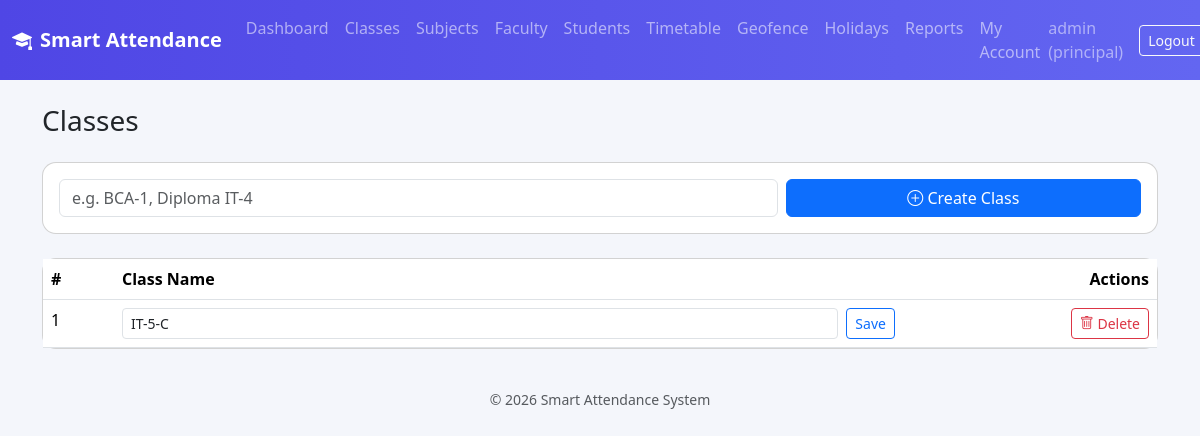
The app's page /principal/classes (signed in) with its own data.
### models.py (models this page shows)
class User(db.Model, UserMixin):
    __tablename__ = "users"
    id = db.Column(db.Integer, primary_key=True)
    username = db.Column(db.String(80), unique=True, nullable=False)
    email = db.Column(db.String(120), unique=True, nullable=False)
    password_hash = db.Column(db.String(200), nullable=False)
    role = db.Column(db.String(20), nullable=False)  # principal / faculty / student
    created_at = db.Column(db.DateTime, default=datetime.utcnow)
    faculty_profile = db.relationship("Faculty", backref="user", uselist=False)
    student_profile = db.relationship("Student", backref="user", uselist=False)

class ClassModel(db.Model):
    __tablename__ = "classes"
    id = db.Column(db.Integer, primary_key=True)
    name = db.Column(db.String(80), unique=True, nullable=False)
    subjects = db.relationship("Subject", backref="class_", cascade="all, delete-orphan")
    students = db.relationship("Student", backref="class_", cascade="all, delete-orphan")
    location = db.relationship("ClassLocation", backref="class_", uselist=False,
                                cascade="all, delete-orphan")

### routes/principal.py (the view, shortened to what this page needs)
@principal_bp.route("/classes", methods=["GET", "POST"])
@login_required
@role_required("principal")
def classes():
    all_classes = ClassModel.query.order_by(ClassModel.name).all()
    return render_template("principal/classes.html", classes=all_classes)

### app.py (called while the page is built)
@login_manager.user_loader
def load_user(user_id):
    return User.query.get(int(user_id))

### templates/principal/classes.html (shortened to what this page needs)
{% extends "base.html" %}
{% block content %}
<h3 class="mb-4">Classes</h3>
<div class="card p-3 mb-4">
  <form method="POST" class="row g-2">
    <div class="col-md-8"><input class="form-control" name="name" placeholder="e.g. BCA-1, Diploma IT-4" required></div>
    <div class="col-md-4"><button class="btn btn-primary w-100"><i class="bi bi-plus-circle"></i> Create Class</button></div>
  </form>
</div>
<div class="card">
  <table class="table mb-0">
    <thead><tr><th>#</th><th>Class Name</th><th class="text-end">Actions</th></tr></thead>
    <tbody>
      {% for c in classes %}
      <tr>
        <td>{{ loop.index }}</td>
        <td>
          <form method="POST" action="{{ url_for('principal.edit_class', class_id=c.id) }}" class="d-flex gap-2">
            <input class="form-control form-control-sm" name="name" value="{{ c.name }}">
            <button class="btn btn-sm btn-outline-primary">Save</button>
          </form>
        </td>
        <td class="text-end">
          <form method="POST" action="{{ url_for('principal.delete_class', class_id=c.id) }}" onsubmit="return confirm('Delete this class?')">
            <button class="btn btn-sm btn-outline-danger"><i class="bi bi-trash"></i> Delete</button>
          </form>
        </td>
      </tr>
      {% else %}
      <tr><td colspan="3" class="text-center text-muted py-4">No classes yet.</td></tr>
      {% endfor %}
    </tbody>
  </table>
</div>
{% endblock %}

### templates/base.html (shortened to what this page needs)
<!DOCTYPE html>
<html lang="en">
<head>
<link href="https://cdn.jsdelivr.net/npm/bootstrap@5.3.3/dist/css/bootstrap.min.css" rel="stylesheet">
<link href="https://cdn.jsdelivr.net/npm/bootstrap-icons@1.11.3/font/bootstrap-icons.css" rel="stylesheet">
<link rel="stylesheet" href="{{ url_for('static', filename='css/style.css') }}">
</head>
<body>
{% if current_user.is_authenticated %}
<nav class="navbar navbar-expand-lg navbar-dark app-navbar">
  <div class="container-fluid">
    <a class="navbar-brand fw-bold" href="/"><i class="bi bi-mortarboard-fill me-2"></i>Smart Attendance</a>
    <div class="collapse navbar-collapse" id="nav">
      <ul class="navbar-nav me-auto">
        {% if current_user.role == 'principal' %}
        <li class="nav-item"><a class="nav-link" href="{{ url_for('principal.dashboard') }}">Dashboard</a></li>
        <li class="nav-item"><a class="nav-link" href="{{ url_for('principal.classes') }}">Classes</a></li>
        <li class="nav-item"><a class="nav-link" href="{{ url_for('principal.subjects') }}">Subjects</a></li>
        <li class="nav-item"><a class="nav-link" href="{{ url_for('principal.faculty') }}">Faculty</a></li>
        <li class="nav-item"><a class="nav-link" href="{{ url_for('principal.students') }}">Students</a></li>
        <li class="nav-item"><a class="nav-link" href="{{ url_for('principal.timetable') }}">Timetable</a></li>
        <li class="nav-item"><a class="nav-link" href="{{ url_for('principal.locations') }}">Geofence</a></li>
        <li class="nav-item"><a class="nav-link" href="{{ url_for('principal.holidays') }}">Holidays</a></li>
        <li class="nav-item"><a class="nav-link" href="{{ url_for('principal.attendance_report') }}">Reports</a></li>
        <li class="nav-item"><a class="nav-link" href="{{ url_for('principal.settings') }}">My Account</a></li>
        {% elif current_user.role == 'faculty' %}
        <li class="nav-item"><a class="nav-link" href="{{ url_for('faculty.dashboard') }}">Dashboard</a></li>
        <li class="nav-item"><a class="nav-link" href="{{ url_for('faculty.settings') }}">My Account</a></li>
        {% endif %}
      </ul>
      <span class="navbar-text text-white-50 me-3">{{ current_user.username }} ({{ current_user.role }})</span>
      <a class="btn btn-outline-light btn-sm" href="{{ url_for('auth.logout') }}">Logout</a>
    </div>
  </div>
</nav>
{% endif %}
<div class="container py-4">
  {% block content %}{% endblock %}
</div>
<footer class="text-center text-muted small py-3">&copy; {{ current_year }} Smart Attendance System</footer>
</body>
</html>

### static/css/style.css (style rules this page uses)
body { background: #f4f6fb; font-family: 'Segoe UI', system-ui, sans-serif; }
.app-navbar { background: linear-gradient(90deg, #4f46e5, #6366f1); }
.card { border-radius: 14px; }
table thead { background: #eef0fb; }

### records on screen
User: username "admin", role "principal"
ClassModel: name "IT-5-C"
